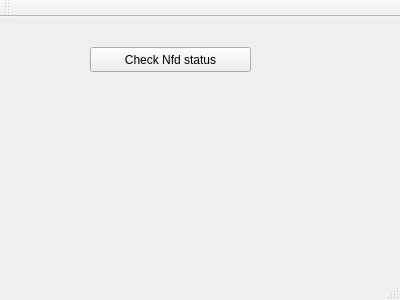
<?xml version="1.0" encoding="UTF-8"?>
<ui version="4.0">
 <class>MainWindow</class>
 <widget class="QMainWindow" name="MainWindow">
  <property name="geometry">
   <rect>
    <x>0</x>
    <y>0</y>
    <width>400</width>
    <height>300</height>
   </rect>
  </property>
  <property name="windowTitle">
   <string>MainWindow</string>
  </property>
  <widget class="QWidget" name="centralWidget">
   <widget class="QPushButton" name="pushButton">
    <property name="geometry">
     <rect>
      <x>90</x>
      <y>30</y>
      <width>161</width>
      <height>25</height>
     </rect>
    </property>
    <property name="text">
     <string>Check Nfd status</string>
    </property>
   </widget>
  </widget>
  <widget class="QMenuBar" name="menuBar">
   <property name="geometry">
    <rect>
     <x>0</x>
     <y>0</y>
     <width>400</width>
     <height>22</height>
    </rect>
   </property>
  </widget>
  <widget class="QToolBar" name="mainToolBar">
   <attribute name="toolBarArea">
    <enum>TopToolBarArea</enum>
   </attribute>
   <attribute name="toolBarBreak">
    <bool>false</bool>
   </attribute>
  </widget>
  <widget class="QStatusBar" name="statusBar"/>
 </widget>
 <layoutdefault spacing="6" margin="11"/>
 <resources/>
 <connections/>
</ui>
